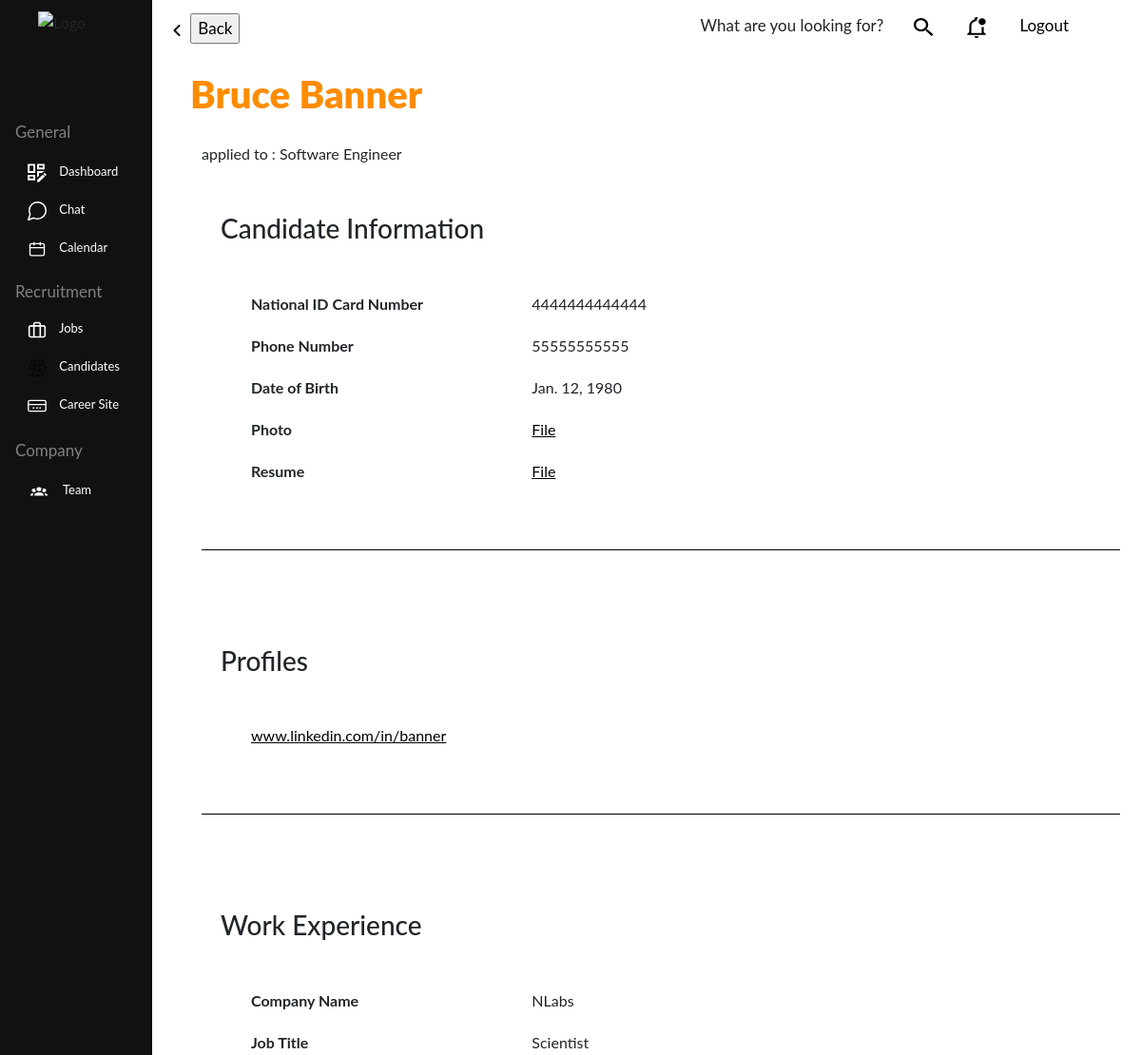
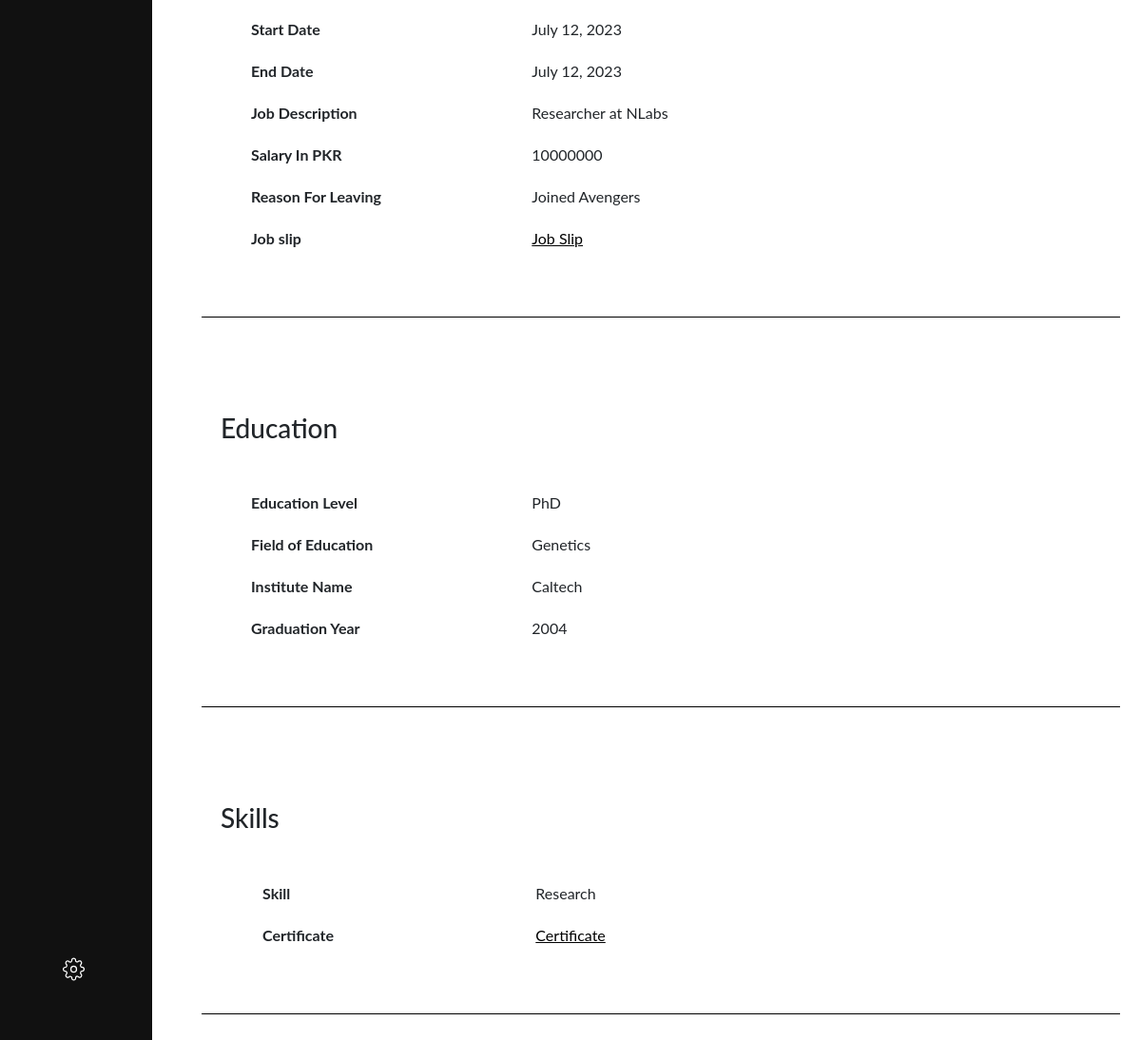
Screenshot of /recruiters/candidate/4m9BTqprMnH6ZVxk1s5ZbR9nSR0rG0zD (signed in) with the database file from the repository (2 pictures, top to bottom).
### applicants/models.py (models this page shows, shortened)
class Job(models.Model):
    title = models.CharField(
        verbose_name="Job Title",
        max_length=128,
        db_index=False,
    )
    overview = RichTextField(
        verbose_name="Job Description",
    )
    responsibilities = RichTextField(
        verbose_name="Job Responsibilities",
    )
    qualifications = RichTextField(
        verbose_name="Job Qualifications",
    )
    _25 = '25,000 - 50,000'
    _50 = '50,000 - 75,000'
    _75 = '75,000 - 100,000'
    _100 = '100,000 - 125,000'
    _125 = '125,000 - 150,000'
    _150 = '150,000 - 175,000'
    _175 = '175,000 - 200,000'
    _200 = '200,000 - 225,000'
    _225 = '225,000 - 250,000'
    _250 = '250,000 - 275,000'
    _275 = '275,000 - 300,000'
    _300 = '300,000 - 325,000'
    SALARY_RANGE_CHOICES = [
        (_25, '25,000 - 50,000'),
        (_50, '50,000 - 75,000'),
        (_75, '75,000 - 100,000'),
        (_100, '100,000 - 125,000'),
        (_125, '125,000 - 150,000'),
        (_150, '150,000 - 175,000'),
        (_175, '175,000 - 200,000'),
        (_200, '200,000 - 225,000'),
        (_225, '225,000 - 250,000'),
        (_250, '250,000 - 275,000'),
        (_275, '275,000 - 300,000'),
        (_300, '300,000 - 325,000')
    ]
    salary_Range = models.CharField(
        verbose_name="Salary Range",
        max_length=20,
        db_index=False,
        choices=SALARY_RANGE_CHOICES,
    )
    REMOTE = 'R'
    IN_OFFICE = 'O'
    HYBRID = 'H'
    WORK_SITE_CHOICES = [
        (REMOTE, 'Remote'),
        (IN_OFFICE, 'In Office'),
        (HYBRID, 'Hybrid'),
    ]
    work_Site = models.CharField(
        verbose_name="Work Site",
        max_length=1,
        choices=WORK_SITE_CHOICES,
        db_index=False,
    )
    FULL_TIME = 'F'
    PART_TIME = 'P'
    INTERNSHIP = 'I'
    CONTRACT = 'C'
    WORK_TYPE_CHOICES = [
        (FULL_TIME, 'Full Time'),
        (PART_TIME, 'Part Time'),
        (INTERNSHIP, 'Internship'),
        (CONTRACT, 'Contract'),
    ]
    work_Type = models.CharField(
        verbose_name="Work Type",
        max_length=1,
        choices=WORK_TYPE_CHOICES,
        db_index=False,
    )
    STATUS_CHOICES = [
        (True, 'Open'),
        (False, 'Closed'),
    ]
    open = models.BooleanField(
        verbose_name="Job Status",
        db_index=False,
        choices=STATUS_CHOICES,
        default=True,
    )
    created_By = models.ForeignKey(
        to=Recruiter,
        on_delete=models.CASCADE,
        db_index=True,
        related_name="jobs_created"
    )

class Profile(models.Model):
    national_ID = models.CharField(
        verbose_name="National ID Card Number",
        max_length=13,
        db_index=True,
    )
    phone = models.CharField(
        verbose_name="Phone Number",
        max_length=11,
        db_index=True,
    )
    date_Of_Birth = models.DateField(
        verbose_name="Date of Birth",
        auto_now=False,
        auto_now_add=False,
        db_index=False,
    )
    photo_File_Name = models.CharField(
        max_length=64,
        null=True,
        db_index=False
    )
    resume_File_Name = models.CharField(
        max_length=64,
        db_index=False,
        null=False,
    )

class Reference(models.Model):
    platform_ID = models.ForeignKey(
        to=Platform,
        on_delete=models.CASCADE,
        db_index=True,
        related_name="profiles",
    )
    profile_URL = models.CharField(
        verbose_name="LinkedIn Profile URL",
        max_length=128,
        db_index=False,
        validators=[OptionalSchemeURLValidator()]
    )

class Experience(models.Model):
    company_Name = models.CharField(
        verbose_name="Company Name",
        max_length=128,
        db_index=False,
    )
    job_Title = models.CharField(
        verbose_name="Job Title",
        max_length=128,
        db_index=False,
    )
    start_Date = models.DateField(
        verbose_name="Start Date",
        auto_now=False,
        auto_now_add=False,
        db_index=False,
    )
    end_Date = models.DateField(
        verbose_name="End Date",
        auto_now=False,
        auto_now_add=False,
        db_index=False,
    )
    job_Description = models.TextField(
        verbose_name="Job Description",
        db_index=False,
        max_length=1024,
    )
    salary = models.IntegerField(
        verbose_name="Salary In PKR",
        db_index=False,
    )
    reason_For_Leaving = models.TextField(
        verbose_name="Reason For Leaving",
        db_index=False,
        max_length=1024,
    )
    job_Slip_File_Name = models.CharField(
        verbose_name="File name for job slip",
        null=True,
        max_length=64,
        db_index=False,
    )

class Education(models.Model):
    BACHELORS = 'B'
    MASTERS = 'M'
    PHD = 'P'
    EDUCATION_LEVEL_CHOICES = [
        (BACHELORS, 'Bachelors'),
        (MASTERS, 'Masters'),
        (PHD, 'PhD'),
    ]
    ed_Level = models.CharField(
        verbose_name="Education Level",
        max_length=1,
        db_index=False,
        choices=EDUCATION_LEVEL_CHOICES,
    )
    field_Name = models.CharField(
        verbose_name="Field of Education",
        max_length=128,
        db_index=False,
    )
    institute_Name = models.CharField(
        verbose_name="Institute Name",
        max_length=128,
        db_index=False,
    )
    graduation_Year = models.IntegerField(
        verbose_name="Graduation Year",
        db_index=False,
    )

class Skill(models.Model):
    skill_Name = models.CharField(
        verbose_name="Skill Name",
        max_length=128,
        db_index=False,
    )
    certificate_File_Name = models.CharField(
        verbose_name="File name for certificate related to the skill",
        max_length=64,
        null=True,
        db_index=False
    )

### recruiters/views.py (the view)
# urls.py: path('candidate/<slug:candidate_id>', views.candidate, name='candidate'),
@login_required
@user_passes_test(a_helpers.is_recruiter)
def candidate(request, candidate_id):
    if request.method == 'POST':
        return Http404
    else:
        return render(request, 'recruiters/candidate.html',
            r_helpers.get_candidate_context(candidate_id)
        )

### applicants/forms.py (shortened to what this page needs)
class CandidateProfileForm(forms.ModelForm):
    photo = forms.ImageField(
        widget=forms.FileInput(
            attrs={
                'class': 'form-control',
                'placeholder': 'Upload Photo',
            }
        )
    )
    resume = forms.FileField(
        widget=forms.FileInput(
            attrs={
                'class': 'form-control',
                'placeholder': 'Upload Resume',
            }
        ),
        required=True,
    )
    class Meta:
        model = a_models.Profile
        exclude = ['photo_File_Name', 'resume_File_Name']
        widgets = {
            'date_Of_Birth': forms.DateInput(attrs={'type': 'date'}),
        }

class CandidateEducationForm(forms.ModelForm):
    class Meta:
        model = a_models.Education
        exclude = ['application_ID']
        widgets = {
            'ed_Level': forms.Select(attrs={'class': 'form-control'}),
            'field_Name': forms.TextInput(attrs={'class': 'form-control'}),
            'institute_Name': forms.TextInput(attrs={'class': 'form-control'}),
            'graduation_Year': forms.NumberInput(attrs={'class': 'form-control'}),
        }

### applicants/helpers.py (called while the page is built)
def is_recruiter(user):
    return user.groups.filter(name='Recruiters').exists()

### recruiters/helpers.py (called while the page is built)
def get_candidate_file_path(candidate_id, file_name):
    return 'candidate_documents/' + str(candidate_id) + '/' + str(file_name)

### recruiters/templates/recruiters/candidate.html (shortened to what this page needs)
{% extends "recruiters/layout.html" %}
{% load static %}
{% load widget_tweaks %}
{% load mytags %}
{% block content %}
<div class="container">
    applied to : {{ job.title }}
    <div class="container form-wrapper">
        <h3>Candidate Information</h3>
        {% for field in profile %}
            <div class="row block">
                <div class="col-md-4 label">
                    {{ field.label }}
                </div>
                <div class="col-md-8">
                        {% if field.name == "photo"%}
                            <a href="{% get_media_prefix %}{{ photo }}">File</a>
                        {% elif field.name == "resume" %}
                            <a href="{% get_media_prefix %}{{ resume }}">File</a>
                        {% else %}
                            {{ field.data }}
                        {% endif %}
                </div>
            </div>
        {% endfor %}
    </div>
    <div class="container form-wrapper">
        <h3>Profiles</h3>
        {% for reference in references %}
            <div class="row block">
                <div class="col-md-8">
                    <a href="{{reference}}">{{ reference }}</a>
                </div>
            </div>
        {% endfor %}
    </div>
    <div class="container form-wrapper">
        <h3>Work Experience</h3>
        {% for field in experience %}
            <div class="row block">
                <div class="col-md-4 label">
                    {{ field.label }}
                </div>
                {% if field.name == "job_Slip" %}
                    <div class="col-md-8">
                        <a href="{% get_media_prefix %}{{ job_Slip }}">Job Slip</a>
                    </div>
                {% else %}
                    <div class="col-md-8">
                        {{ field.data }}
                    </div>
                {% endif %}
            </div>
        {% endfor %}
    </div>
    <div class="container form-wrapper">
        <h3>Education</h3>
        {% for field in education %}
            <div class="row block">
                <div class="col-md-4 label">
                    {{ field.label }}
                </div>
                <div class="col-md-8">
                    {{ field.data }}
                </div>
            </div>
        {% endfor %}
    </div>
    <div class="container form-wrapper">
        <h3>Skills</h3>
        {% for skill in skills %}
            <div class="container">
                {% for name, data, is_file in skill %}
                    <div class="row block">
                        <div class="col-md-4 label">
                            {{ name }}
                        </div>
                        {% if is_file %}
                            <div class="col-md-8">
                                <a href="{% get_media_prefix %}{{ data }}">Certificate</a>
                            </div>
                        {% else %}
                            <div class="col-md-8">
                                {{ data }}
                            </div>
                        {% endif %}
                    </div>
                {% endfor %}
            </div>
        {% endfor %}
    </div>
</div>
{% endblock %}

### recruiters/static/recruiters/styles.css (style rules this page uses)
:root { --primary-color-light: #FF8C00; --primary-color-dark: #f16825; --text-s-regular: 400 12px/16px var(--font-poppins); --font-poppins: Poppins; --font-inter: Inter; --text-s-regular-size: 12px; --text-l-regular-size: 16px; --heading-s-size: 20px; --neutral-10: #fff; --neutral-70: #757575; --neutral-100: #0a0a0a; --neutral-80: #616161; --primary-color: #f16825; --fadetext: #757575; --t1: rgba(0, 0, 0, 0.2); --t2: #fff; --color-gray-100: rgba(255, 255, 255, 0.5); --gap-base: 16px; --gap-5xs: 8px; --gap-12xl: 31px; --padding-5xl: 24px; --padding-xl: 20px; --br-6xl: 24px; --br-7xs: 6px; --br-base: 16px; --br-sm: 14px; --shadow-1: 0px 1px 2px rgba(0, 0, 0, 0.12); --btn-width: 100%; }
body { font-family: "Lato", sans-serif; background-color: whitesmoke; }
a { color:black; }

### recruiters/templates/recruiters/candidate.html (style rules this page uses)
body { background-color: white; }
.form-wrapper { margin-bottom: 50px; border-bottom: 1px solid black; padding: 50px 20px; }
.row.block { margin: 20px 20px; }
h3 { margin-bottom: 50px; }
.label { font-weight: bold; }

### rows the page displays
Job: title "Software Engineer"
Profile: data "4444444444444" "55555555555" "Jan. 12, 1980"
Reference: references "www.linkedin.com/in/banner"
Experience: data "NLabs" "Scientist" "July 12, 2023" "July 12, 2023" "Researcher at NLabs" "Joined Avengers"
Education: data "PhD" "Genetics" "Caltech"
Skill: skill "Research"

### other values shown
{{ heading }} "Bruce Banner"
{{ field.label }} "National ID Card Number" "Phone Number" "Date of Birth" "Photo" "Resume"
{{ field.label }} "Company Name" "Job Title" "Start Date" "End Date" "Job Description" "Salary In PKR" "Reason For Leaving" "Job slip"
{{ field.data }} "10000000"
{{ field.label }} "Education Level" "Field of Education" "Institute Name" "Graduation Year"
{{ field.data }} "2004"
{{ name }} "Skill" "Certificate"
